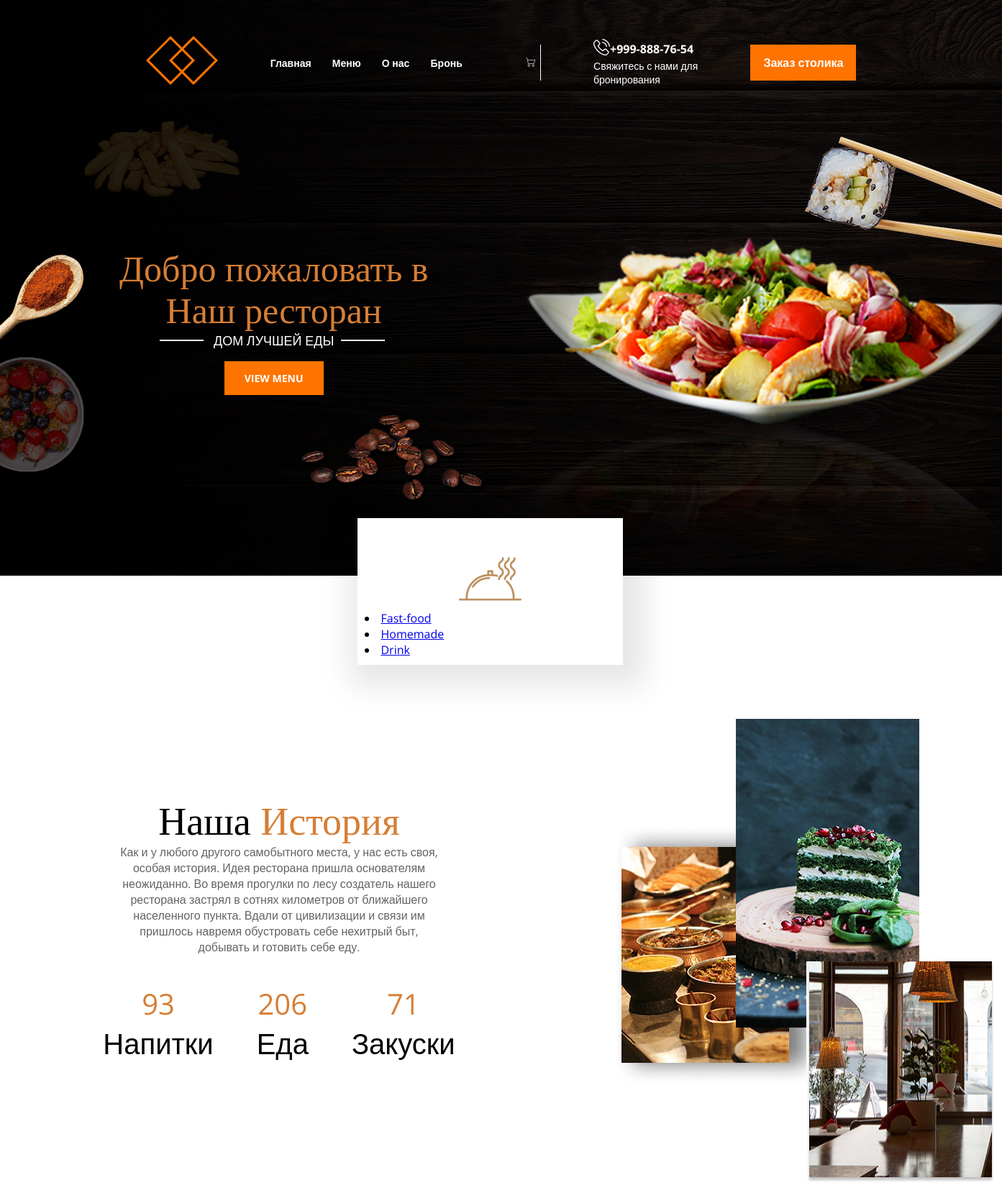
/home/, run on the app's committed database.
### myapp/models.py (models this page shows, shortened)
class category(models.Model):
    name=models.CharField(max_length=255,db_index=True, verbose_name='Имя')
    slug=models.SlugField(max_length=255,db_index=True,unique=True,verbose_name="Ссылка")
    def get_absolute_url(self):
            return reverse('category', kwargs={'category_id': self.pk})

### myapp/views.py (the view)
# urls.py: 2. Add a URL to urlpatterns:  path('', views.home, name='home')
def home(request):
    all_posts=Posts.objects.all()
    all_category=category.objects.all()
    return render(request, 'home.html',{'chab':chab, 'all_category':all_category, 'all_posts':all_posts})

### myapp/templates/home.html
{% extends  'base.html' %}
{% load static %}
{% block hhh %}
    <div class="header-down">
        <div class="header-title">
            Добро пожаловать в
            <div class="header-subtitle">
                Наш ресторан
            </div>
            <div class="header-suptitle">
                ДОМ ЛУЧШЕЙ ЕДЫ
            </div>
            <div class="header-btn">
                <a href="#" class="header-button">VIEW MENU</a>
            </div>
        </div>
    </div>
{% endblock hhh%}
{% block ddd %}
<div class="history">
    <div class="container">
        <div class="history-holder">
            <div class="history-info">
                <div class="history-title">
                    Наша <span>История</span>
                </div>
                    <div class="history-desc">
                        Как и у любого другого самобытного места, у нас есть своя, особая история. Идея ресторана пришла основателям неожиданно. Во время прогулки по лесу создатель нашего ресторана застрял в сотнях километров от ближайшего населенного пункта. Вдали от цивилизации и связи им пришлось навремя обустровать себе нехитрый быт, добывать и готовить себе еду.
                    </div>
                    <div class="history-number">
                        <div class="number-item">
                            93 <span>Напитки</span>
                        </div>
                        <div class="number-item">
                            206 <span>Еда</span>
                        </div>
                        <div class="number-item">
                            71 <span>Закуски</span>
                        </div>
                    </div>
            </div>
            <div class="history-images">
                <img class="images-1" src="{% static 'css/1.jpg' %}" alt="">
                <img class="images-2" src="{% static 'css/2.jpg' %}" alt="">
                <img class="images-3" src="{% static 'css/3.jpg' %}" alt="">
            </div>
        </div>
    </div>
</div>
{% endblock ddd %}

### myapp/templates/base.html (shortened to what this page needs)
{% load static %}
<!DOCTYPE html>
<html lang="en">
<head>
    <link rel="stylesheet" href="{% static 'css/base.css' %}">
</head>
<body>
    {% block menu %}
    <div class="header">
        <div class="container">
            <div class="header_line">
                <div class="header_logo">
                    <img src="{% static 'css/logo.png' %}" alt="">
                </div>
                <div class="nav">
                {% for i in chab %}
                        <a class="nav-item" href="{% url i.url_name %}">{{ i.title }}</a>
                {% endfor %}
                </div>
                <div class="cart">
                    <a href="#">
                        <img class="cart-img" src="{% static 'css/cart.png' %}" alt="">
                    </a>
                </div>
                <div class="phone">
                    <div class="font-holder">
                        <div class="phone-img">
                            <img src="{% static 'css/phone.png' %}" alt="">
                        </div>
                        <div class="number"><a class="num" href="#">+999-888-76-54</a></div>
                    </div>
                    <div class="phone-text">
                        Свяжитесь с нами для <br> бронирования
                    </div>
                </div>
                <div class="btn">
                    <a class="button" href="#">Заказ столика</a>
                </div>
            </div>
            {% endblock menu %}
            {% block hhh%}
            {% endblock hhh %}
        </div>
    </div>
<div class="cards">
    <div class="container">
        <div class="cards-holder">
                    <div class="card">
                            <div class="card-image">
                                <img class="card-img" src="{% static 'css/card.png' %}" alt="">
                            </div>
                    {% for c in all_category %}
					{% if c.pk == selected %}
					<li class ="selected">{{c.name}}</li>
					{% else %}
					<li ><a href="{{ c.get_absolute_url }}">{{c.name}}</a></li>
					{% endif %}
                    {% endfor %}
                    </div>
        </div>
    </div>
</div>
{% block ddd %}
{% endblock ddd %}
</body>
</html>

### static/css/base.css (style rules this page uses)
body { margin: 0; font-family: 'Open Sans', sans-serif; }
.container { margin: 0px 166px; }
.header { background-image: url(hero.png); height: 100vh; background-repeat: no-repeat; background-size: cover; }
.header_line { padding-top: 50px; display: flex; align-items: center ; justify-content: space-around; }
.nav-item { color: white; text-decoration: none; font-weight: 700; font-size: 14px; margin-right: 25px; transition: color 0.4s linear; }
.cart { position: relative; border-right: 1px solid #fff; padding-right: 10px; height: 50px; }
.cart-img { position: absolute; top: 18px; right: 7px; }
.num { color: white; text-decoration: none; font-weight: 700; transition: color 0.4s linear; }
.phone-text { font-size: 14px; color: #fff; font-weight: 400; }
.font-holder { display: flex; align-items: center; }
.button { background-color: rgba(255, 116, 0, 1); color: #fff; text-decoration: none; padding: 14px 18px ; font-weight: 700; transition: background-color 0.4s linear; }
.header-down { position: relative; }
.header-title { color: rgba(214, 126, 53, 1); font-family: 'Tinos', serif; font-size: 50px; font-weight: 400; text-align: center; position: absolute; left: 0; margin-top: 222px; margin-bottom: 13px; }
.header-suptitle { font-family: 'Open Sans', sans-serif; color: #fff; font-size: 18px; }
.header-suptitle::after { position: absolute; content: ''; background-color: #fff; height: 2px; width: 61px; top: 127px; left: 56px; }
.header-suptitle::before { position: absolute; content: ''; background-color: #fff; height: 2px; width: 61px; top: 127px; left: 308px; }
.header-button { background-color: rgba(255, 116, 0, 1); padding: 14px 28px; color: #fff; font-size: 14px; font-weight: 700; font-family: 'Open Sans', sans-serif; text-decoration: none; transition: background-color 0.3s linear; }
.cards-holder { display: flex; justify-content: center; }
.card { box-shadow: 10px 10px 40px 20px rgba(0, 0, 0, 0.1); width: 349px; margin-right: 31px; background-color: #fff; margin-top: -80px; padding: 10px 10px; }
.card-image { display: flex; justify-content: center; padding-top: 31px; }
.history { margin-top: 166px; }
.history-title { font-family: 'Tinos', serif; font-size: 54px; font-weight: 400; width: 444px; text-align: center; margin-top: 21px; }
.history-title span { color: rgba(214, 126, 53, 1); }
.history-desc { color: rgba(101, 99, 99, 1); font-size: 16px; width: 444px; text-align: center; }
.history-number { display: flex; width: 444px; justify-content: center; margin-top: 40px; margin-left: 30px; }
.number-item { margin-right: 60px; text-align: center; font-size: 40px; color: rgba(214, 126, 53, 1); }
.number-item span { display: block; color: #000; }
.history-holder { display: flex; }
.history-images { position: relative; }
.images-1 { position: absolute; z-index: 0; top: 54px; left: 211px; }
.images-2 { position: absolute; z-index: 999; top: -92px; left: 383px; }
.images-3 { position: absolute; z-index: 999; top: 246px; left: 481px; }

### data on the page
category: name "Fast-food"
category: name "Homemade"
category: name "Drink"

### other printed values
{{ i.title }} "Главная" "Меню" "О нас" "Бронь"
